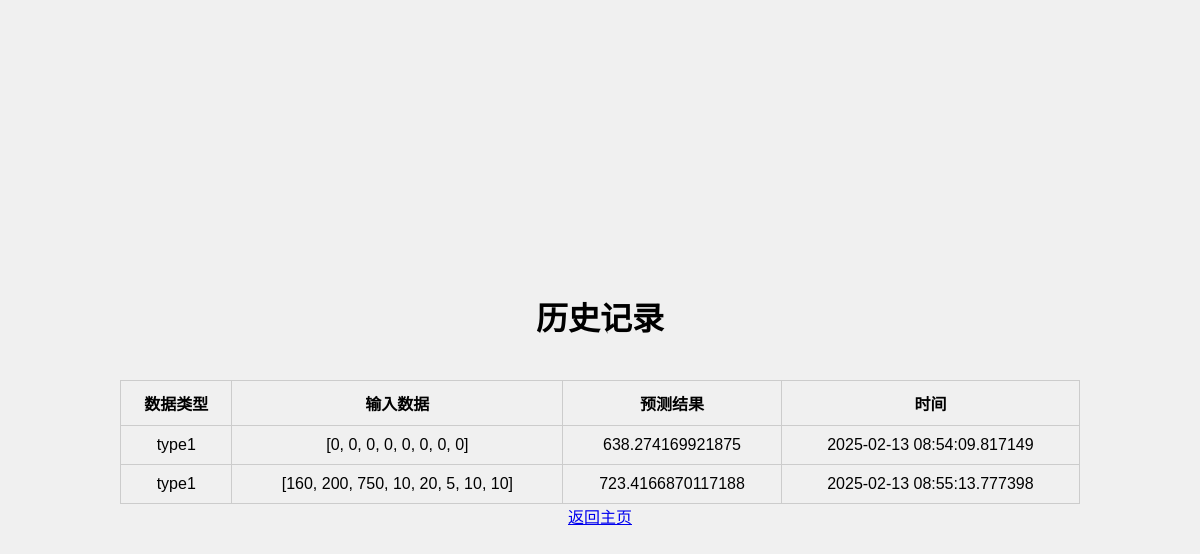
The app's page /history (signed in) with its own data.
### app.py (models this page shows)
class PredictionHistory(db.Model):
    id = db.Column(db.Integer, primary_key=True)
    user_id = db.Column(db.Integer, db.ForeignKey('user.id'), nullable=False)
    data_type = db.Column(db.String(50), nullable=False)
    input_data = db.Column(db.String(255), nullable=False)
    prediction = db.Column(db.Float, nullable=False)
    timestamp = db.Column(db.DateTime, default=datetime.utcnow)

### app.py (the view)
@app.route('/history')
@login_required
def history():
    history = PredictionHistory.query.filter_by(user_id=current_user.id).all()
    return render_template('history.html', history=history)

### app.py (called while the page is built)
@login_manager.user_loader
def load_user(user_id):
    return User.query.get(int(user_id))

### templates/history.html (shortened to what this page needs)
<!DOCTYPE html>
<html lang="en">
<head>
    <link rel="stylesheet" href="{{ url_for('static', filename='styles.css') }}">
</head>
<body>
<h1>历史记录</h1>
<table>
    <thead>
    <tr>
        <th>数据类型</th>
        <th>输入数据</th>
        <th>预测结果</th>
        <th>时间</th>
    </tr>
    </thead>
    <tbody>
    {% for record in history %}
    <tr>
        <td>{{ record.data_type }}</td>
        <td>{{ record.input_data }}</td>
        <td>{{ record.prediction }}</td>
        <td>{{ record.timestamp }}</td>
    </tr>
    {% endfor %}
    </tbody>
</table>
<a href="{{ url_for('index') }}">返回主页</a>
</body>
</html>

### static/styles.css (style rules this page uses)
body { font-family: Arial, sans-serif; background-color: #f0f0f0; display: flex; flex-direction: column; justify-content: center; align-items: center; min-height: 100vh; margin: 0; }
h1, form, div { text-align: center; }
table { width: 80%; border-collapse: collapse; margin-top: 20px; }
table th, table td { border: 1px solid #ccc; padding: 10px; text-align: center; }
table th { background-color: #f0f0f0; }

### records on screen
PredictionHistory: data_type "type1", input_data "[0, 0, 0, 0, 0, 0, 0, 0]", prediction "638.274169921875", timestamp "2025-02-13 08:54:09.817149"
PredictionHistory: data_type "type1", input_data "[160, 200, 750, 10, 20, 5, 10, 10]", prediction "723.4166870117188", timestamp "2025-02-13 08:55:13.777398"
